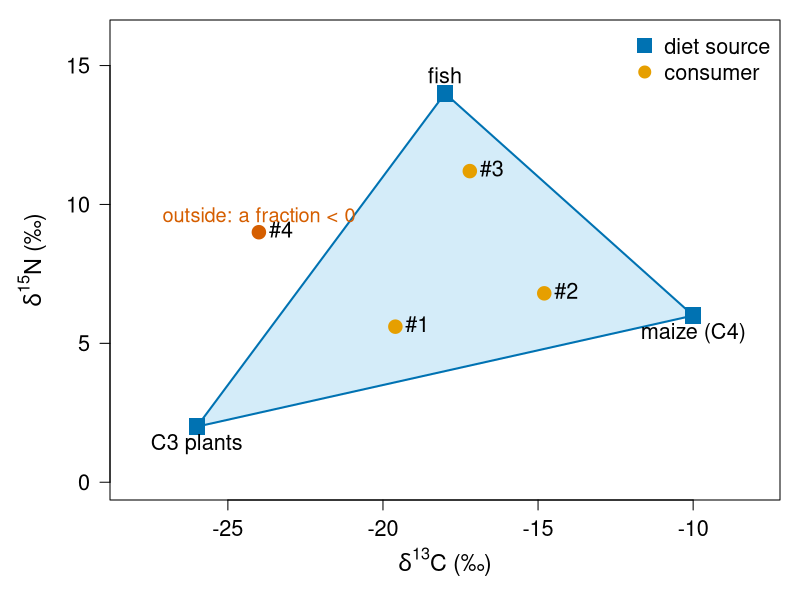

This chart was generated by the following R code: (Note: this script raises an error after producing the figure.)
# Figures for the lu/ unit ("Gaussian elimination as LU").
#
# Re-run by hand from this folder (it is NOT run by `quarto render`):
#   cd lu && OPENBLAS_NUM_THREADS=1 Rscript make-lu-figs.R
#
# OPENBLAS_NUM_THREADS=1 makes the timings single-threaded, so the slopes
# show the operation counts and not how many cores join in (see the
# "When timing misleads" slide in convergence-cost). Timings are machine
# dependent; the slopes are not.
#
# Base R graphics only (grDevices::svg) plus the Matrix package (lu()).
# Colours are Okabe-Ito (colour-blind safe). Makes:
#   fig01-mixing.svg      isotope mixing polygon: 3 diet sources, 4 consumers
#   fig02-lu-timing.svg   time of lu(A) and of one solve with the factors vs n
#   fig03-many-rhs.svg    total time for m right-hand sides: three strategies
#   fig04-inverse.svg     relative residual of solve() vs solve(A) %*% b

library(Matrix)

## Minimum over `reps` timings of f() (the minimum is least affected by other
## jobs on the machine), divided by `inner` repetitions inside one timing.
tmin <- function(f, reps = 5, inner = 1)
  min(replicate(reps, system.time(for (k in seq_len(inner)) f())["elapsed"])) / inner

oi <- c(orange = "#E69F00", sky = "#56B4E9", green = "#009E73",
        yellow = "#F0E442", blue = "#0072B2", red = "#D55E00",
        purple = "#CC79A7", grey = "#999999")

## ---- fig01: the mixing polygon ---------------------------------------------
## Same numbers as on the slides: source signatures (corrected for trophic
## discrimination) and four consumers.

src <- data.frame(name = c("C3 plants", "maize (C4)", "fish"),
                  c13 = c(-26, -10, -18), n15 = c(2, 6, 14))
cons <- data.frame(c13 = c(-19.6, -14.8, -17.2, -24.0),
                   n15 = c(5.6, 6.8, 11.2, 9.0))

svg("fig01-mixing.svg", width = 8, height = 6)
par(mar = c(5, 5.5, 1, 1), cex.lab = 1.4, cex.axis = 1.3)
plot(NA, xlim = c(-28, -8), ylim = c(0, 16), las = 1,
     xlab = expression(delta^13 * C ~ "(‰)"),
     ylab = expression(delta^15 * N ~ "(‰)"))
polygon(src$c13, src$n15, col = adjustcolor(oi["sky"], 0.25), border = oi["blue"],
        lwd = 2)
points(src$c13, src$n15, pch = 15, cex = 2.2, col = oi["blue"])
text(src$c13, src$n15, src$name, pos = c(1, 1, 3), cex = 1.3)
inside <- c(TRUE, TRUE, TRUE, FALSE)
points(cons$c13, cons$n15, pch = 19, cex = 1.8,
       col = ifelse(inside, oi["orange"], oi["red"]))
text(cons$c13, cons$n15, paste0("#", 1:4), pos = 4, cex = 1.3)
text(-24, 9, "outside: a fraction < 0", pos = 3, cex = 1.2, col = oi["red"])
legend("topright", c("diet source", "consumer"), pch = c(15, 19),
       col = c(oi["blue"], oi["orange"]), pt.cex = c(2, 1.6), bty = "n", cex = 1.3)
dev.off()

## ---- fig02: cost of factorising vs cost of substitution --------------------

set.seed(1)
ns <- c(250, 500, 1000, 2000, 4000, 8000)
t_fac <- t_sol <- numeric(length(ns))
for (i in seq_along(ns)) {
  n <- ns[i]
  A <- matrix(rnorm(n * n), n); b <- rnorm(n)
  F <- lu(A)
  t_fac[i] <- tmin(function() lu(A), reps = if (n > 4000) 2 else 5,
                  inner = max(1, round(2000 / n)))
  t_sol[i] <- tmin(function() solve(F, b), inner = 100)
}
print(data.frame(n = ns, t_fac, t_sol))
s_fac <- coef(lm(log10(t_fac[ns >= 1000]) ~ log10(ns[ns >= 1000])))[2]
s_sol <- coef(lm(log10(t_sol[ns >= 1000]) ~ log10(ns[ns >= 1000])))[2]
cat("slopes:", s_fac, s_sol, "\n")

svg("fig02-lu-timing.svg", width = 9, height = 5.5)
par(mar = c(5, 6.5, 1, 1), cex.lab = 1.4, cex.axis = 1.3)
plot(ns, t_fac, log = "xy", type = "b", pch = 19, lwd = 3, cex = 1.5,
     col = oi["red"], ylim = range(c(t_fac, t_sol)), axes = FALSE,
     xlab = "matrix size n", ylab = "")
lines(ns, t_sol, type = "b", pch = 17, lwd = 3, cex = 1.5, col = oi["blue"])
axis(1, at = ns)
axis(2, at = 10^(-5:1), labels = c("10 µs", "100 µs", "1 ms", "10 ms",
                                   "0.1 s", "1 s", "10 s"), las = 1)
title(ylab = "seconds (one core)", line = 5)
box()
legend("topleft",
       c(sprintf("factorise: lu(A)   slope %.1f", s_fac),
         sprintf("forward + back substitution   slope %.1f", s_sol)),
       pch = c(19, 17), lwd = 3, col = c(oi["red"], oi["blue"]), bty = "n",
       cex = 1.3)
dev.off()

## ---- fig03: many right-hand sides --------------------------------------------

set.seed(2)
n <- 1000
A <- matrix(rnorm(n * n), n); b <- rnorm(n)
F <- lu(A); Ai <- solve(A)
t_solve1 <- tmin(function() solve(A, b), inner = 3)
t_lu     <- tmin(function() lu(A), inner = 3)
t_sub    <- tmin(function() solve(F, b), inner = 100)
t_inv    <- tmin(function() solve(A), inner = 3)
t_mv     <- tmin(function() Ai %*% b, inner = 100)
cat("n = 1000:", t_solve1, t_lu, t_sub, t_inv, t_mv, "\n")

m <- 10^seq(0, 4, length.out = 50)
svg("fig03-many-rhs.svg", width = 9, height = 5.5)
par(mar = c(5, 6.5, 1, 1), cex.lab = 1.4, cex.axis = 1.3)
plot(m, m * t_solve1, log = "xy", type = "l", lwd = 3, col = oi["red"],
     ylim = c(0.01, 1000), axes = FALSE,
     xlab = "number of right-hand sides m  (n = 1000)", ylab = "")
lines(m, t_lu + m * t_sub, lwd = 3, col = oi["blue"])
lines(m, t_inv + m * t_mv, lwd = 3, lty = 2, col = oi["orange"])
axis(1, at = 10^(0:4), labels = c("1", "10", "100", "1000", "10 000"))
axis(2, at = 10^(-2:3), labels = c("0.01", "0.1", "1", "10", "100", "1000"), las = 1)
title(ylab = "total seconds (one core)", line = 4.5)
box()
legend("topleft",
       c("solve(A, b) for each b: factorise m times",
         "lu(A) once, then solve(F, b) for each b",
         "solve(A) once, then Ainv %*% b for each b"),
       lwd = 3, lty = c(1, 1, 2), col = c(oi["red"], oi["blue"], oi["orange"]),
       bty = "n", cex = 1.2)
dev.off()

## ---- fig04: accuracy of the inverse ------------------------------------------
## Random 50 x 50 matrices with prescribed condition number kappa
## (A = Q1 diag(s) Q2^T with singular values from 1 down to 1/kappa).

set.seed(3)
n <- 50
kap <- 10^seq(1, 15, length.out = 60)
res_lu <- res_inv <- numeric(length(kap))
for (i in seq_along(kap)) {
  Q1 <- qr.Q(qr(matrix(rnorm(n * n), n)))
  Q2 <- qr.Q(qr(matrix(rnorm(n * n), n)))
  A <- Q1 %*% diag(10^seq(0, -log10(kap[i]), length.out = n)) %*% t(Q2)
  b <- A %*% rnorm(n)
  x1 <- solve(A, b, tol = 0)
  x2 <- solve(A, tol = 0) %*% b
  rr <- function(x) max(abs(b - A %*% x)) / (max(abs(A)) * max(abs(x)))
  res_lu[i] <- rr(x1); res_inv[i] <- rr(x2)
}

svg("fig04-inverse.svg", width = 9, height = 5.5)
par(mar = c(5, 6.5, 1, 1), cex.lab = 1.4, cex.axis = 1.3)
plot(kap, res_inv, log = "xy", pch = 17, cex = 1.3, col = oi["orange"],
     ylim = c(1e-19, 1e-2), axes = FALSE,
     xlab = expression("condition number " * kappa(A)), ylab = "")
points(kap, res_lu, pch = 19, cex = 1.3, col = oi["blue"])
axis(1, at = 10^seq(1, 15, 2), labels = parse(text = paste0("10^", seq(1, 15, 2))))
axis(2, at = 10^seq(-18, -2, 4), labels = parse(text = paste0("10^", seq(-18, -2, 4))),
     las = 1)
title(ylab = "relative residual", line = 4.5)
box()
abline(h = .Machine$double.eps, lty = 3, col = oi["grey"], lwd = 2)
text(10, .Machine$double.eps, expression(epsilon), pos = 3, cex = 1.4)
legend("topleft", c("solve(A) %*% b", "solve(A, b)"), pch = c(17, 19),
       col = c(oi["orange"], oi["blue"]), bty = "n", cex = 1.3)
dev.off()
